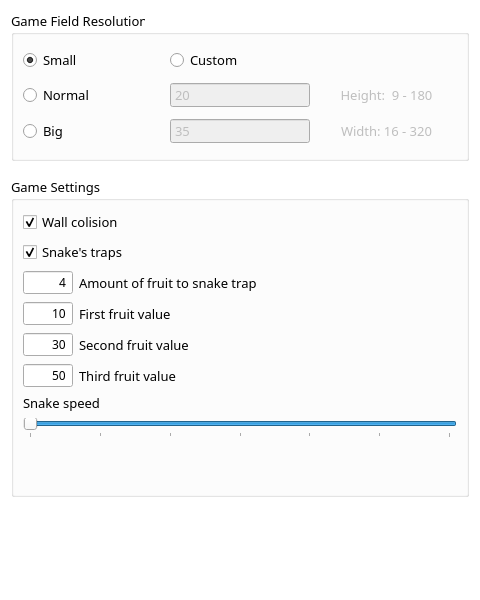
<?xml version="1.0" encoding="UTF-8"?>
<ui version="4.0">
 <class>Options</class>
 <widget class="QDialog" name="Options">
  <property name="geometry">
   <rect>
    <x>0</x>
    <y>0</y>
    <width>480</width>
    <height>600</height>
   </rect>
  </property>
  <property name="sizePolicy">
   <sizepolicy hsizetype="Preferred" vsizetype="Preferred">
    <horstretch>0</horstretch>
    <verstretch>0</verstretch>
   </sizepolicy>
  </property>
  <property name="minimumSize">
   <size>
    <width>480</width>
    <height>600</height>
   </size>
  </property>
  <property name="maximumSize">
   <size>
    <width>480</width>
    <height>605</height>
   </size>
  </property>
  <property name="windowTitle">
   <string>Opcje</string>
  </property>
  <property name="windowOpacity">
   <double>1.000000000000000</double>
  </property>
  <property name="styleSheet">
   <string notr="true">QDialog{background-color:white}</string>
  </property>
  <property name="modal">
   <bool>true</bool>
  </property>
  <layout class="QVBoxLayout" name="verticalLayout">
   <item>
    <widget class="QGroupBox" name="groupBox">
     <property name="minimumSize">
      <size>
       <width>0</width>
       <height>150</height>
      </size>
     </property>
     <property name="maximumSize">
      <size>
       <width>16777215</width>
       <height>150</height>
      </size>
     </property>
     <property name="font">
      <font>
       <family>Segoe Print</family>
       <pointsize>10</pointsize>
      </font>
     </property>
     <property name="title">
      <string>Game Field Resolution</string>
     </property>
     <property name="flat">
      <bool>true</bool>
     </property>
     <property name="checkable">
      <bool>false</bool>
     </property>
     <layout class="QGridLayout" name="gridLayout">
      <item row="0" column="0">
       <widget class="QRadioButton" name="radioButton">
        <property name="font">
         <font>
          <family>Segoe Print</family>
          <pointsize>10</pointsize>
         </font>
        </property>
        <property name="text">
         <string>Small</string>
        </property>
        <property name="checked">
         <bool>true</bool>
        </property>
       </widget>
      </item>
      <item row="2" column="0">
       <widget class="QRadioButton" name="radioButton_3">
        <property name="font">
         <font>
          <family>Segoe Print</family>
          <pointsize>10</pointsize>
         </font>
        </property>
        <property name="text">
         <string>Big</string>
        </property>
       </widget>
      </item>
      <item row="1" column="0">
       <widget class="QRadioButton" name="radioButton_2">
        <property name="font">
         <font>
          <family>Segoe Print</family>
          <pointsize>10</pointsize>
         </font>
        </property>
        <property name="text">
         <string>Normal</string>
        </property>
        <property name="checked">
         <bool>false</bool>
        </property>
       </widget>
      </item>
      <item row="1" column="2">
       <widget class="QSpinBox" name="rows">
        <property name="enabled">
         <bool>false</bool>
        </property>
        <property name="font">
         <font>
          <family>Segoe Print</family>
          <pointsize>10</pointsize>
         </font>
        </property>
        <property name="buttonSymbols">
         <enum>QAbstractSpinBox::NoButtons</enum>
        </property>
        <property name="accelerated">
         <bool>true</bool>
        </property>
        <property name="minimum">
         <number>9</number>
        </property>
        <property name="maximum">
         <number>180</number>
        </property>
        <property name="value">
         <number>20</number>
        </property>
       </widget>
      </item>
      <item row="0" column="2">
       <widget class="QRadioButton" name="radioButton_4">
        <property name="font">
         <font>
          <family>Segoe Print</family>
          <pointsize>10</pointsize>
         </font>
        </property>
        <property name="text">
         <string>Custom</string>
        </property>
       </widget>
      </item>
      <item row="1" column="3">
       <widget class="QLabel" name="label">
        <property name="enabled">
         <bool>false</bool>
        </property>
        <property name="font">
         <font>
          <family>Segoe Print</family>
          <pointsize>10</pointsize>
         </font>
        </property>
        <property name="layoutDirection">
         <enum>Qt::LeftToRight</enum>
        </property>
        <property name="text">
         <string>Height:  9 - 180</string>
        </property>
        <property name="alignment">
         <set>Qt::AlignCenter</set>
        </property>
       </widget>
      </item>
      <item row="2" column="3">
       <widget class="QLabel" name="label_2">
        <property name="enabled">
         <bool>false</bool>
        </property>
        <property name="font">
         <font>
          <family>Segoe Print</family>
          <pointsize>10</pointsize>
         </font>
        </property>
        <property name="text">
         <string>Width: 16 - 320</string>
        </property>
        <property name="alignment">
         <set>Qt::AlignCenter</set>
        </property>
       </widget>
      </item>
      <item row="2" column="2">
       <widget class="QSpinBox" name="columns">
        <property name="enabled">
         <bool>false</bool>
        </property>
        <property name="font">
         <font>
          <family>Segoe Print</family>
          <pointsize>10</pointsize>
         </font>
        </property>
        <property name="buttonSymbols">
         <enum>QAbstractSpinBox::NoButtons</enum>
        </property>
        <property name="minimum">
         <number>16</number>
        </property>
        <property name="maximum">
         <number>320</number>
        </property>
        <property name="value">
         <number>35</number>
        </property>
       </widget>
      </item>
     </layout>
    </widget>
   </item>
   <item>
    <widget class="QGroupBox" name="groupBox_2">
     <property name="minimumSize">
      <size>
       <width>0</width>
       <height>320</height>
      </size>
     </property>
     <property name="maximumSize">
      <size>
       <width>16777215</width>
       <height>300</height>
      </size>
     </property>
     <property name="font">
      <font>
       <family>Segoe Print</family>
       <pointsize>10</pointsize>
      </font>
     </property>
     <property name="title">
      <string>Game Settings</string>
     </property>
     <property name="flat">
      <bool>true</bool>
     </property>
     <layout class="QFormLayout" name="formLayout">
      <item row="0" column="0" colspan="2">
       <widget class="QCheckBox" name="collisions">
        <property name="font">
         <font>
          <family>Segoe Print</family>
          <pointsize>10</pointsize>
         </font>
        </property>
        <property name="text">
         <string>Wall colision</string>
        </property>
        <property name="checked">
         <bool>true</bool>
        </property>
       </widget>
      </item>
      <item row="1" column="0" colspan="2">
       <widget class="QCheckBox" name="eggs">
        <property name="font">
         <font>
          <family>Segoe Print</family>
          <pointsize>10</pointsize>
         </font>
        </property>
        <property name="text">
         <string>Snake's traps</string>
        </property>
        <property name="checked">
         <bool>true</bool>
        </property>
       </widget>
      </item>
      <item row="2" column="0">
       <widget class="QSpinBox" name="FruitsToGrow">
        <property name="sizePolicy">
         <sizepolicy hsizetype="Fixed" vsizetype="Fixed">
          <horstretch>0</horstretch>
          <verstretch>0</verstretch>
         </sizepolicy>
        </property>
        <property name="minimumSize">
         <size>
          <width>50</width>
          <height>0</height>
         </size>
        </property>
        <property name="font">
         <font>
          <family>Segoe Print</family>
         </font>
        </property>
        <property name="alignment">
         <set>Qt::AlignRight|Qt::AlignTrailing|Qt::AlignVCenter</set>
        </property>
        <property name="buttonSymbols">
         <enum>QAbstractSpinBox::NoButtons</enum>
        </property>
        <property name="showGroupSeparator" stdset="0">
         <bool>true</bool>
        </property>
        <property name="minimum">
         <number>1</number>
        </property>
        <property name="maximum">
         <number>20</number>
        </property>
        <property name="value">
         <number>4</number>
        </property>
       </widget>
      </item>
      <item row="2" column="1">
       <widget class="QLabel" name="label_3">
        <property name="font">
         <font>
          <family>Segoe Print</family>
          <pointsize>10</pointsize>
         </font>
        </property>
        <property name="text">
         <string>Amount of fruit to snake trap</string>
        </property>
       </widget>
      </item>
      <item row="3" column="0">
       <widget class="QSpinBox" name="Fruit_1_Value_Options">
        <property name="sizePolicy">
         <sizepolicy hsizetype="Fixed" vsizetype="Fixed">
          <horstretch>0</horstretch>
          <verstretch>0</verstretch>
         </sizepolicy>
        </property>
        <property name="minimumSize">
         <size>
          <width>50</width>
          <height>0</height>
         </size>
        </property>
        <property name="font">
         <font>
          <family>Segoe Print</family>
         </font>
        </property>
        <property name="alignment">
         <set>Qt::AlignRight|Qt::AlignTrailing|Qt::AlignVCenter</set>
        </property>
        <property name="buttonSymbols">
         <enum>QAbstractSpinBox::NoButtons</enum>
        </property>
        <property name="minimum">
         <number>1</number>
        </property>
        <property name="maximum">
         <number>100</number>
        </property>
        <property name="value">
         <number>10</number>
        </property>
       </widget>
      </item>
      <item row="3" column="1">
       <widget class="QLabel" name="label_4">
        <property name="font">
         <font>
          <family>Segoe Print</family>
          <pointsize>10</pointsize>
         </font>
        </property>
        <property name="text">
         <string>First fruit value</string>
        </property>
       </widget>
      </item>
      <item row="4" column="0">
       <widget class="QSpinBox" name="Fruit_2_Value_Options">
        <property name="sizePolicy">
         <sizepolicy hsizetype="Fixed" vsizetype="Fixed">
          <horstretch>0</horstretch>
          <verstretch>0</verstretch>
         </sizepolicy>
        </property>
        <property name="minimumSize">
         <size>
          <width>50</width>
          <height>0</height>
         </size>
        </property>
        <property name="font">
         <font>
          <family>Segoe Print</family>
         </font>
        </property>
        <property name="alignment">
         <set>Qt::AlignRight|Qt::AlignTrailing|Qt::AlignVCenter</set>
        </property>
        <property name="buttonSymbols">
         <enum>QAbstractSpinBox::NoButtons</enum>
        </property>
        <property name="minimum">
         <number>1</number>
        </property>
        <property name="maximum">
         <number>200</number>
        </property>
        <property name="value">
         <number>30</number>
        </property>
       </widget>
      </item>
      <item row="4" column="1">
       <widget class="QLabel" name="label_5">
        <property name="font">
         <font>
          <family>Segoe Print</family>
          <pointsize>10</pointsize>
         </font>
        </property>
        <property name="text">
         <string>Second fruit value</string>
        </property>
       </widget>
      </item>
      <item row="5" column="0">
       <widget class="QSpinBox" name="Fruit_3_Value_Options">
        <property name="sizePolicy">
         <sizepolicy hsizetype="Fixed" vsizetype="Fixed">
          <horstretch>0</horstretch>
          <verstretch>0</verstretch>
         </sizepolicy>
        </property>
        <property name="minimumSize">
         <size>
          <width>50</width>
          <height>0</height>
         </size>
        </property>
        <property name="font">
         <font>
          <family>Segoe Print</family>
         </font>
        </property>
        <property name="alignment">
         <set>Qt::AlignRight|Qt::AlignTrailing|Qt::AlignVCenter</set>
        </property>
        <property name="buttonSymbols">
         <enum>QAbstractSpinBox::NoButtons</enum>
        </property>
        <property name="minimum">
         <number>1</number>
        </property>
        <property name="maximum">
         <number>300</number>
        </property>
        <property name="value">
         <number>50</number>
        </property>
       </widget>
      </item>
      <item row="5" column="1">
       <widget class="QLabel" name="label_6">
        <property name="font">
         <font>
          <family>Segoe Print</family>
          <pointsize>10</pointsize>
         </font>
        </property>
        <property name="text">
         <string>Third fruit value</string>
        </property>
       </widget>
      </item>
      <item row="7" column="0" colspan="2">
       <widget class="QLabel" name="speedValueLabel">
        <property name="font">
         <font>
          <family>Segoe Print</family>
          <pointsize>10</pointsize>
         </font>
        </property>
        <property name="text">
         <string>Snake speed</string>
        </property>
       </widget>
      </item>
      <item row="8" column="0" colspan="2">
       <widget class="QSlider" name="dial">
        <property name="minimumSize">
         <size>
          <width>0</width>
          <height>0</height>
         </size>
        </property>
        <property name="cursor">
         <cursorShape>PointingHandCursor</cursorShape>
        </property>
        <property name="minimum">
         <number>20</number>
        </property>
        <property name="maximum">
         <number>80</number>
        </property>
        <property name="singleStep">
         <number>20</number>
        </property>
        <property name="pageStep">
         <number>10</number>
        </property>
        <property name="value">
         <number>80</number>
        </property>
        <property name="orientation">
         <enum>Qt::Horizontal</enum>
        </property>
        <property name="invertedAppearance">
         <bool>true</bool>
        </property>
        <property name="invertedControls">
         <bool>false</bool>
        </property>
        <property name="tickPosition">
         <enum>QSlider::TicksBelow</enum>
        </property>
       </widget>
      </item>
     </layout>
    </widget>
   </item>
   <item>
    <widget class="QFrame" name="frame">
     <property name="frameShape">
      <enum>QFrame::NoFrame</enum>
     </property>
     <property name="frameShadow">
      <enum>QFrame::Raised</enum>
     </property>
     <widget class="QPushButton" name="pushOkOptions">
      <property name="geometry">
       <rect>
        <x>30</x>
        <y>40</y>
        <width>100</width>
        <height>40</height>
       </rect>
      </property>
      <property name="minimumSize">
       <size>
        <width>100</width>
        <height>40</height>
       </size>
      </property>
      <property name="maximumSize">
       <size>
        <width>100</width>
        <height>40</height>
       </size>
      </property>
      <property name="cursor">
       <cursorShape>PointingHandCursor</cursorShape>
      </property>
      <property name="styleSheet">
       <string notr="true">#pushOkOptions {
background-color: transparent;
border-image: url(:/buttons/okOptionsNop.png);
background: none;
border: none;
background-repeat: none;
}
#pushOkOptions:pressed
{
border-image:url(:/buttons/okOptionsPressed.png);
}
#pushOkOptions:hover
{
border-image: url(:/buttons/okOptionsPressed.png);
}</string>
      </property>
      <property name="text">
       <string/>
      </property>
     </widget>
     <widget class="QPushButton" name="pushChangeTheme">
      <property name="geometry">
       <rect>
        <x>150</x>
        <y>40</y>
        <width>160</width>
        <height>40</height>
       </rect>
      </property>
      <property name="minimumSize">
       <size>
        <width>160</width>
        <height>40</height>
       </size>
      </property>
      <property name="maximumSize">
       <size>
        <width>160</width>
        <height>40</height>
       </size>
      </property>
      <property name="font">
       <font>
        <family>Segoe Print</family>
        <pointsize>10</pointsize>
       </font>
      </property>
      <property name="cursor">
       <cursorShape>PointingHandCursor</cursorShape>
      </property>
      <property name="styleSheet">
       <string notr="true">#pushChangeTheme {
background-color: transparent;
border-image: url(:/buttons/themeOptionsNop.png);
background: none;
border: none;
background-repeat: none;
}
#pushChangeTheme:pressed
{
border-image:url(:/buttons/themeOptionsPressed.png);
}
#pushChangeTheme:hover
{
border-image: url(:/buttons/themeOptionsPressed.png);
}</string>
      </property>
      <property name="text">
       <string/>
      </property>
     </widget>
     <widget class="QPushButton" name="pushCancelOptions">
      <property name="geometry">
       <rect>
        <x>330</x>
        <y>40</y>
        <width>100</width>
        <height>40</height>
       </rect>
      </property>
      <property name="minimumSize">
       <size>
        <width>100</width>
        <height>40</height>
       </size>
      </property>
      <property name="maximumSize">
       <size>
        <width>100</width>
        <height>40</height>
       </size>
      </property>
      <property name="cursor">
       <cursorShape>PointingHandCursor</cursorShape>
      </property>
      <property name="styleSheet">
       <string notr="true">#pushCancelOptions {
background-color: transparent;
border-image: url(:/buttons/cancelOptionsNop.png);
background: none;
border: none;
background-repeat: none;
}
#pushCancelOptions:pressed
{
border-image:url(:/buttons/cancelOptionsPressed.png);
}
#pushCancelOptions:hover
{
border-image: url(:/buttons/cancelOptionsPressed.png);
}</string>
      </property>
      <property name="text">
       <string/>
      </property>
     </widget>
    </widget>
   </item>
  </layout>
 </widget>
 <resources/>
 <connections/>
</ui>
